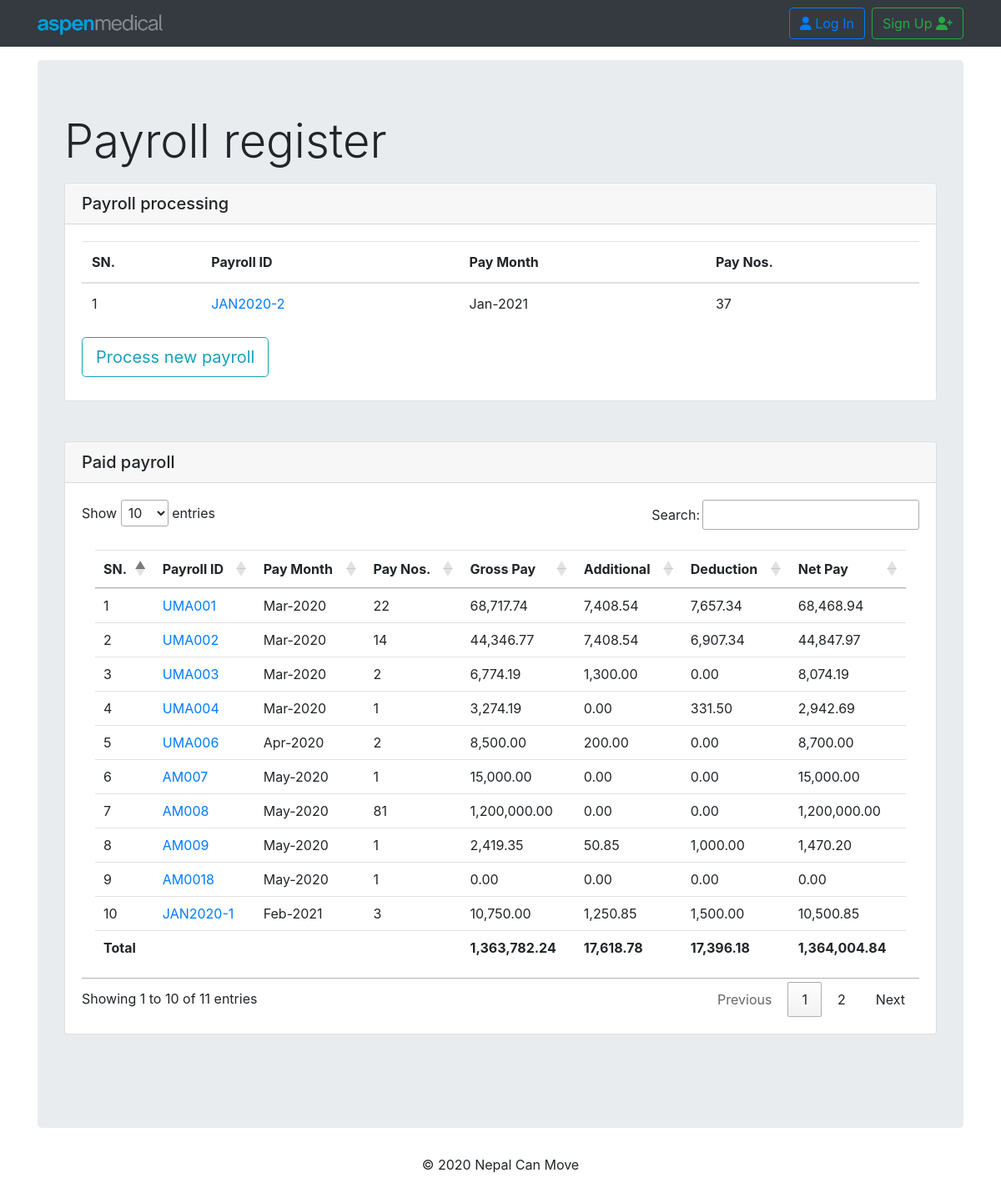
Screenshot of /payroll/payroll_register/ with the database file from the repository.
### payroll/models.py (models this page shows, shortened)
class ProcessSalary(models.Model):
    payroll_id      = models.CharField(max_length=90, blank=True,null=True)
    salary_month    = models.DateField(default =datetime.datetime.now)
    employee        = models.ManyToManyField(Payslip, related_name='employee_name')
    start_date      = models.DateField()
    finish_date     = models.DateField()
    SALARY_TYPES    = (('Normal', 'Normal'),
                      ('Adjustment', 'Adjustment'),)
    salary_type     = models.CharField(max_length=60, default=SALARY_TYPES[0][0], choices=SALARY_TYPES, blank=True,null=True)
    SALARY_STATUS   = (('Processing', 'Processing'),
                      ('Processed', 'Processed'),
                      ('Paid', 'Paid'),)
    status          = models.CharField(max_length=60, default=SALARY_STATUS[0][0], choices=SALARY_STATUS, blank=True,null=True)
    employee_count  = models.IntegerField(null=True, blank=True,default=0)
    gross_pay       = models.DecimalField(max_digits=12, decimal_places=2, blank=True,null=True)
    actual_gross_pay= models.DecimalField(max_digits=12, decimal_places=2, blank=True,null=True)
    Additional_pay  = models.DecimalField(max_digits=12, decimal_places=2, blank=True,null=True)
    deduction       = models.DecimalField(max_digits=12, decimal_places=2, blank=True,null=True)
    total           = models.DecimalField(max_digits=12, decimal_places=2, blank=True,null=True)

### payroll/views.py (the view)
# urls.py: path('payroll_register/',views.PayrollRegisterView.as_view(),name='payroll_register'),
class PayrollRegisterView(ListView):
    template_name = 'payroll/payroll_register_list.html'
    context_object_name = 'payroll_register_list'
    model = models.ProcessSalary
    def get_context_data(self, *args, **kwargs):
        context = super().get_context_data(*args,**kwargs)
        processing = models.ProcessSalary.objects.filter(status="Processing")
        paid = models.ProcessSalary.objects.filter(status="Paid")
        processing_data = []
        paid_data = []
        total_nos = 0
        total_gro = 0
        actual_total_gross = 0
        gross_pay = 0
        tot_gro = 0
        tot_add_pay = 0
        tot_ded = 0
        gra_tot = 0
        for pr in processing:
            total_nos = pr.employee.all().count()
            processing_data.append([pr,total_nos])
        for prs in paid:
            total_nos = prs.employee_count
            paid_data.append([prs,total_nos])
            total_gross = paid.aggregate(Sum('gross_pay'))['gross_pay__sum']
            actual_total_gross = paid.aggregate(Sum('actual_gross_pay'))['actual_gross_pay__sum']
            total_additional_pay = paid.aggregate(Sum('Additional_pay'))['Additional_pay__sum']
            total_deduction = paid.aggregate(Sum('deduction'))['deduction__sum']
            grand_total = paid.aggregate(Sum('total'))['total__sum']
            total_gro = total_gross or 0
            actual_total_gross = actual_total_gross or 0
            total_add = total_additional_pay or 0
            total_ded = total_deduction or 0
            grand_tot = grand_total or 0
            tot_gro = (round(total_gro,2))
            actual_total_gross = (round(actual_total_gross,2))
            tot_add_pay = (round(total_add,2)) or 0
            tot_ded = (round(total_ded,2)) or 0
            gra_tot = (round(grand_tot,2)) or 0
        calc_data= [tot_gro,tot_add_pay,tot_ded,gra_tot,actual_total_gross]
        context['processing_data'] = processing_data
        context['paid_data'] = paid_data
        context['calc_data'] = calc_data
        return context

### payroll/templates/payroll/payroll_register_list.html (shortened to what this page needs)
{% extends "base.html" %}
{% block content %}
{% load humanize %}
<div class="jumbotron">
  <h1 class="display-4 mb-3">Payroll register</h1>
  <div class="card mb-5">
    <h5 class="card-header">Payroll processing</h5>
    <div class="card-body">
      <table class="table table-hover">
        <thead>
          <tr>
            <th scope="col">SN.</th>
            <th scope="col">Payroll ID</th>
            <th scope="col">Pay Month</th>
            <th scope="col">Pay Nos.</th>
          </tr>
        </thead>
        <tbody>
          {% for pay in processing_data %}
          <tr>
            <td scope="row">{{ forloop.counter }}</td>
            <td scope="row"> <a href="{% url 'payroll:process_salary_detail' pk=pay.0.pk %}">
                {{ pay.0.payroll_id }} </a></td>
            <td scope="row">{{ pay.0.salary_month | date:'M-Y'}}</td>
            <td scope="row"> {{pay.1}}</td>
            {% endfor %}
        </tbody>
      </table>
      <a class="btn btn-outline-info btn-lg mb-2" href="{% url 'payroll:process_salary_create' %}" role="button">Process new payroll</a>
    </div>
  </div>
  <div class="card mb-5">
    <h5 class="card-header">Paid payroll</h5>
    <div class="card-body">
      <table class="table table-hover h-100 p-3" id="table_id" class="dispaly">
        <thead>
          <tr>
            <th scope="col">SN.</th>
            <th scope="col">Payroll ID</th>
            <th scope="col">Pay Month</th>
            <th scope="col">Pay Nos.</th>
            <th scope="col"> Gross Pay</th>
            <th scope="col">Additional</th>
            <th scope="col">Deduction</th>
            <th scope="col">Net Pay</th>
          </tr>
        </thead>
        <tbody>
          {% for pay in paid_data %}
          <tr>
            <td scope="row">{{ forloop.counter }}</td>
            <td scope="row"> <a href="{% url 'payroll:payroll_detail' pk=pay.0.pk %}">
                {{ pay.0.payroll_id }} </a></td>
            <td scope="row"> {{ pay.0.salary_month | date:'M-Y' }}</td>
            <td scope="row"> {{pay.0.employee_count}}</td>
            <td scope="row">{{ pay.0.actual_gross_pay|intcomma}}</td>
            <td scope="row">{{ pay.0.Additional_pay|intcomma}}</td>
            <td scope="row">{{ pay.0.deduction|intcomma}}</td>
            <td scope="row">{{ pay.0.total|intcomma}}</td>
            {% endfor %}
        </tbody>
        <tr>
          <th scope="col">Total</th>
          <th scope="col"></th>
          <th scope="col"></th>
          <th scope="col"></th>
          <th scope="col">{{calc_data.4|intcomma}}</th>
          <th scope="col">{{calc_data.1|intcomma}}</th>
          <th scope="col">{{calc_data.2|intcomma}}</th>
          <th scope="col">{{calc_data.3|intcomma}}</th>
        </tr>
      </table>
    </div>
  </div>
</div>
{% endblock %}

### rows the page displays
ProcessSalary: payroll "JAN2020-2", salary_month "Jan-2021", pay "37"
ProcessSalary: payroll "UMA001", salary_month "Mar-2020", employee_count "22", actual_gross_pay "68,717.74", Additional_pay "7,408.54", deduction "7,657.34", total "68,468.94"
ProcessSalary: payroll "UMA002", salary_month "Mar-2020", employee_count "14", actual_gross_pay "44,346.77", Additional_pay "7,408.54", deduction "6,907.34", total "44,847.97"
ProcessSalary: payroll "UMA003", salary_month "Mar-2020", employee_count "2", actual_gross_pay "6,774.19", Additional_pay "1,300.00", deduction "0.00", total "8,074.19"
ProcessSalary: payroll "UMA004", salary_month "Mar-2020", employee_count "1", actual_gross_pay "3,274.19", Additional_pay "0.00", deduction "331.50", total "2,942.69"
ProcessSalary: payroll "UMA006", salary_month "Apr-2020", employee_count "2", actual_gross_pay "8,500.00", Additional_pay "200.00", deduction "0.00", total "8,700.00"
ProcessSalary: payroll "AM007", salary_month "May-2020", employee_count "1", actual_gross_pay "15,000.00", Additional_pay "0.00", deduction "0.00", total "15,000.00"
ProcessSalary: payroll "AM008", salary_month "May-2020", employee_count "81", actual_gross_pay "1,200,000.00", Additional_pay "0.00", deduction "0.00", total "1,200,000.00"
ProcessSalary: payroll "AM009", salary_month "May-2020", employee_count "1", actual_gross_pay "2,419.35", Additional_pay "50.85", deduction "1,000.00", total "1,470.20"
ProcessSalary: payroll "AM0018", salary_month "May-2020", employee_count "1", actual_gross_pay "0.00", Additional_pay "0.00", deduction "0.00", total "0.00"
ProcessSalary: payroll "JAN2020-1", salary_month "Feb-2021", employee_count "3", actual_gross_pay "10,750.00", Additional_pay "1,250.85", deduction "1,500.00", total "10,500.85"

### other values shown
{{ calc_data.4|intcomma }} "1,363,782.24"
{{ calc_data.1|intcomma }} "17,618.78"
{{ calc_data.2|intcomma }} "17,396.18"
{{ calc_data.3|intcomma }} "1,364,004.84"
